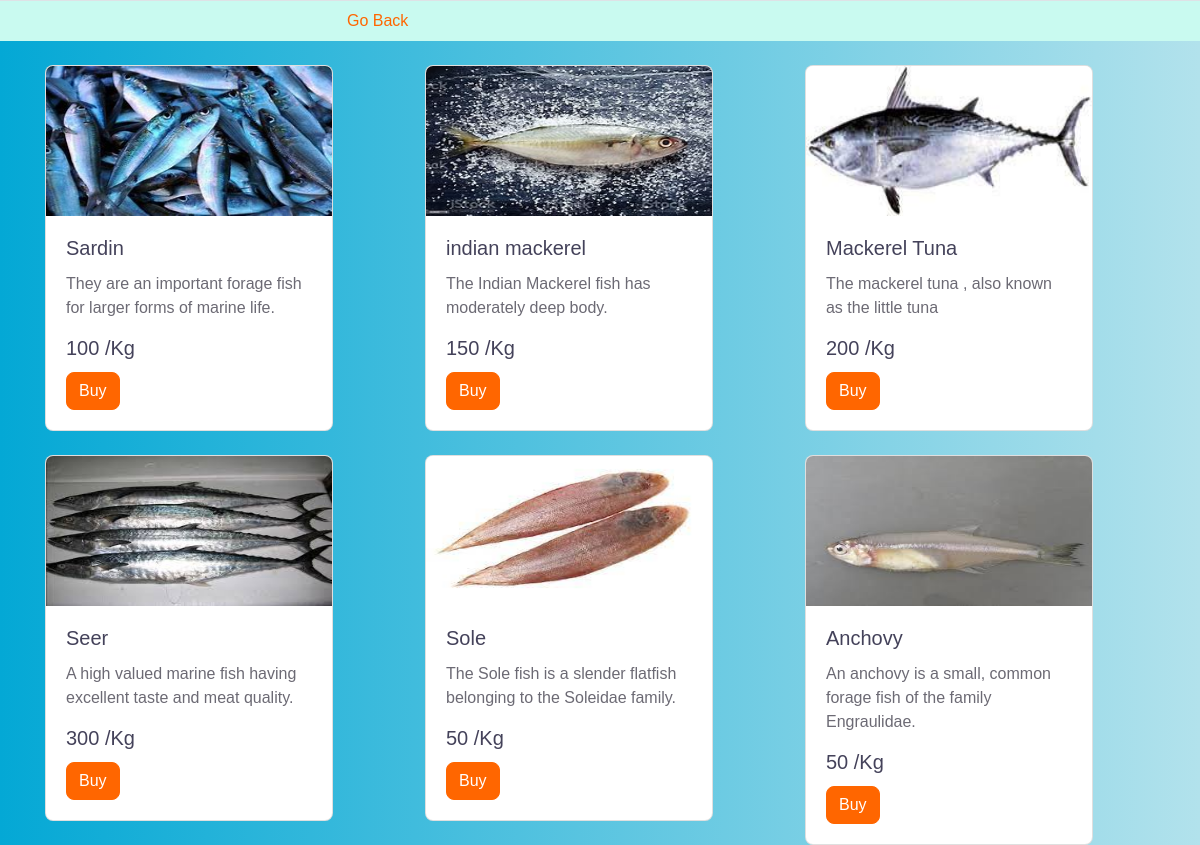
Screenshot of /cust_view_product/ with the database file from the repository.
### account/models.py (models this page shows)
class products(models.Model):
    prod_id = models.AutoField(primary_key = True)
    user = models.ForeignKey(User, on_delete=models.CASCADE, null=True )
    product_name=models.CharField(max_length=254)
    product_dis=models.CharField(max_length=254)
    product_cost=models.IntegerField()
    product_img=models.FileField(upload_to='images')

### account/views.py (the view)
# urls.py: path('cust_view_product/',views.cust_view_product,name='cust_view_product') ,
def cust_view_product(request):
    ad=products.objects.all()
    return render(request,'cust_view_all_products.html',{'ad':ad})

### templates/cust_view_all_products.html (shortened to what this page needs)
<!DOCTYPE html>
<html lang="en">
<head>
    <link href="../static/https://cdnjs.cloudflare.com/ajax/libs/font-awesome/5.10.0/css/all.min.css" rel="stylesheet">
    <link href="../static/hme/lib/owlcarousel/assets/owl.carousel.min.css" rel="stylesheet">
    <link href="../static/hme/css/style.css" rel="stylesheet">
</head>
<body>
    <div class="container-fluid" style="background-color: rgb(201, 250, 240);">
        <div class="row border-top px-xl-5">
            <div class="col-lg-3 d-none d-lg-block">
            </div>
            <div class="col-lg-9 ">
                <nav class="navbar navbar-expand-lg   py-3 py-lg-0 px-0">
                    <div class="collapse navbar-collapse justify-content-between" id="navbarCollapse">
                        <div class="navbar-nav py-0">
                              <a href="{% url 'customer' %}" class="nav-item nav-link">Go Back</a>
                        </div>
                    </div>
                </nav>
            </div>
        </div>
    </div>
   <div class="container" style=>
    <div class="row">
      {% for i in ad %}
      <div class="col-xl-4 col-lg-4 col-md-6">
      <div class="card mt-4 " style="width: 18rem;">
      <img class="card-img-top" src="/media/{{i.product_img}}" alt="Card image cap" height="150" width="100px">
      <div class="card-body">
        <h5 class="card-title">{{i.product_name}}</h5>
        <p class="card-text">{{i.product_dis}}</p>
        <h5 class="card-title">{{i.product_cost}} /Kg</h5>
        <a href="{{i.prod_id}}" class="btn btn-primary">Buy</a>
      </div>
      </div>
      </div>
      {% endfor %}
    </div>
    </div>
</body>
</html>

### templates/cust_view_all_products.html (style rules this page uses)
body { background-image: linear-gradient(to right, rgb(4, 168, 213) , rgb(178, 226, 236)); }

### rows the page displays
products: product_img (picture), product_name "Sardin", product_dis "They are an important forage fish for larger forms of marine life.", product_cost "100"
products: product_img (picture), product_name "indian mackerel", product_dis "The Indian Mackerel fish has moderately deep body.", product_cost "150"
products: product_img (picture), product_name "Mackerel Tuna", product_dis "The mackerel tuna , also known as the little tuna", product_cost "200"
products: product_img (picture), product_name "Seer", product_dis "A high valued marine fish having excellent taste and meat quality.", product_cost "300"
products: product_img (picture), product_name "Sole", product_dis "The Sole fish is a slender flatfish belonging to the Soleidae family.", product_cost "50"
products: product_img (picture), product_name "Anchovy", product_dis "An anchovy is a small, common forage fish of the family Engraulidae.", product_cost "50"
